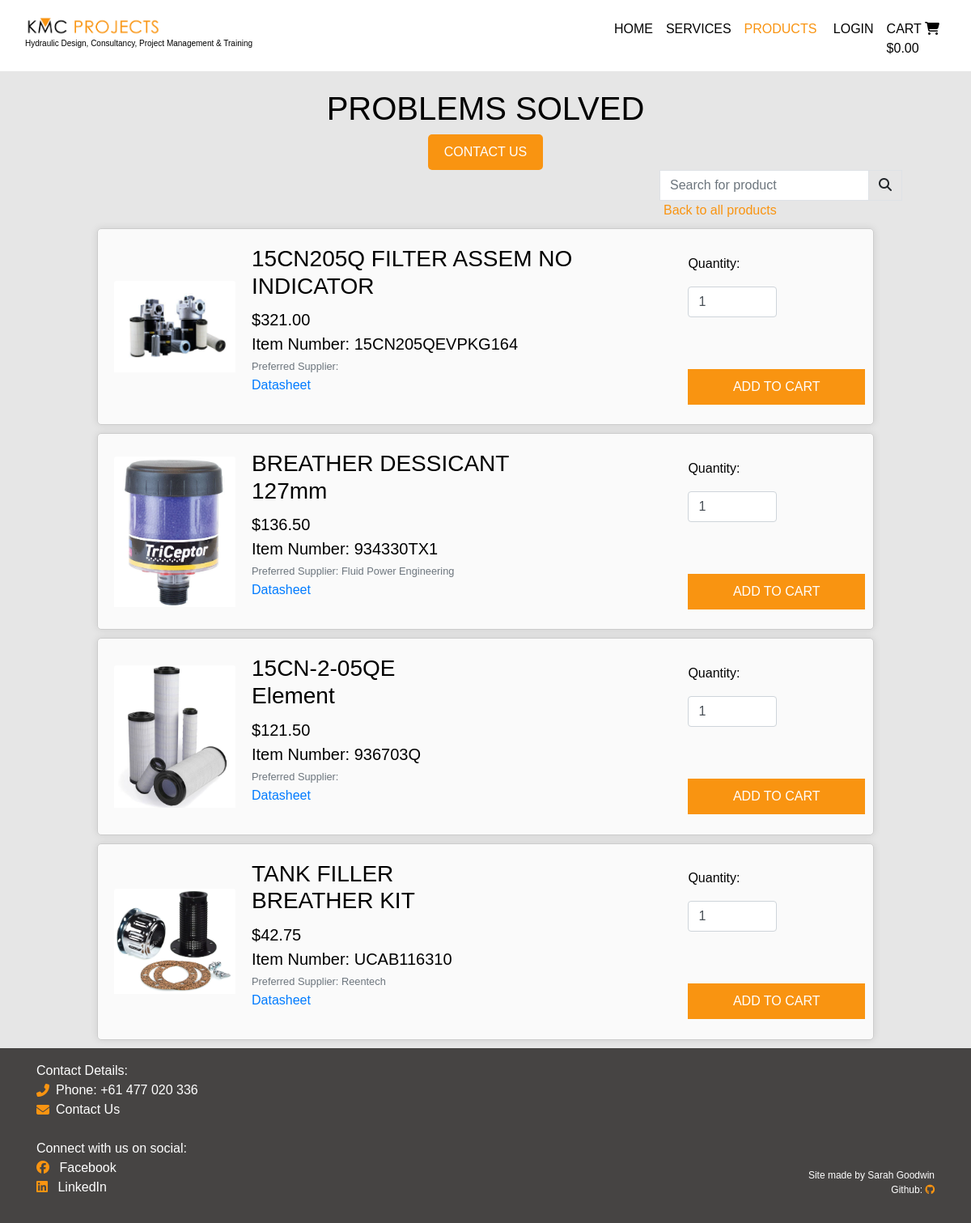
/items/?type=filtration, run on the app's committed database.
### items/models.py (models this page shows, shortened)
class Item(models.Model):
    type = models.ForeignKey('Type', null=True, blank=True, on_delete=models.SET_NULL)
    sku = models.CharField(max_length=254, null=True, blank=True)
    name = models.CharField(max_length=254)
    description = models.TextField()
    price = models.DecimalField(max_digits=6, decimal_places=2)
    preferred_supplier = models.CharField(max_length=254)
    item_number = models.CharField(max_length=254)
    image_url = models.URLField(max_length=1024, null=True, blank=True)
    image = models.ImageField(null=True, blank=True)
    datasheet = models.URLField(max_length=1024, null=True, blank=True)

### items/views.py (the view, shortened to what this page needs)
# urls.py: path('', views.items, name='items'),
def items(request):
    items = Item.objects.all()
    query = None
    type = None
    if request.GET:
        if 'type' in request.GET:
            type = request.GET['type'].split(',')
            items = items.filter(type__name__in=type)
            type = Type.objects.filter(name__in=type)
    context = {
        'items': items,
        'search_term': query,
        'current_type': type,
    }
    return render(request, 'items/items.html', context)

### cart/context.py (called while the page is built, shortened)
def cart_contents(request):
    cart_items = []
    total = 0
    item_count = 0
    cart = request.session.get('cart', {})
    context = {
        'cart_items': cart_items,
        'total': total,
        'item_count': item_count,
    }
    return context

### items/templates/items/items.html (shortened to what this page needs)
{% extends "base.html" %}
{% load static %}
{% block content %}
<div class="content-wrapper">
    <div>
        <h1 class="site-headings">Problems Solved</h1>
        <a href="{% url 'contact' %}" class="contact-button">Contact Us</a>
    </div>
</div>
<div class="container-fluid">
    <div class="row">
        <div class="col-lg-8"></div>
        <div class="col-lg-4 my-auto py-1 py-lg-0 search-items">
            <form method="GET" action="{% url 'items' %}" class="d-flex justify-content-end">
                <div class="input-group">
                    <input class="form-control border border-black rounded-0" type="text" name="q" placeholder="Search for product">
                    <div class="input-group-append">
                        <button class="form-control btn btn-black border border-black rounded-0" type="submit">
                            <span class="icon">
                                <i class="fas fa-search"></i>
                            </span>
                        </button>
                    </div>
                </div>
            </form>
            <a class="back-to-items" href="{% url 'items' %}">Back to all products</a>
        </div>
    </div>
</div>
{% for item in items %}
<div class="item-box">
    <div class="item-list">
        {% if item.image %}
        <a href="">
            <img class="card-img-top img-fluid item-img" src="{{ item.image.url }}" alt="{{ item.name }}">
        </a>
        {% else %}
        <a href="">
            <img class="card-img-top img-fluid" src="" alt="{{ item.name }}">
        </a>
        {% endif %}
        <div class="item-details">
            <h3 class="product-name">{{ item.name }}</h3>
            <p class="lead mb-0">${{ item.price }}</p>
            <p class="lead mb-0">Item Number: {{ item.item_number }}</p>
            <small class="text-muted">Preferred Supplier: {{ item.preferred_supplier }}</small>
            <p>
            <a href="{{ item.datasheet }}" target="_blank">Datasheet</a>
            </p>
        </div>
        <div class="add-to-cart-btn">
            <form class="form" action="{% url 'add_to_cart' item.id %}" method="POST">
                <div class="form-row">
                    <div class="col-12">
                        <p class="mt-3"><strong>Quantity:</strong></p>
                        <div class="form-group w-50">
                            <div class="input-group">
                                <input class="form-control qty_input" type="number" name="quantity" value="1" min="1" max="99" data-item_id="{{ item.id }}" id="id_qty_{{ item.id }}">
                            </div>
                        </div>
                    </div>
                    <div class="col-12">
                        <input type="submit" class="btn btn-black rounded-0 text-uppercase mt-5" value="Add to Cart">
                    </div>
                </div>
            </form>
        </div>
    </div>
</div>
{% endfor %}
{% endblock %}

### static/css/base.css (style rules this page uses)
body { font-family: 'proxima-nova', sans-serif; font-style: normal; font-weight: 100; color: black; background-color: #e6e6e6; }
h1, h2 { text-transform: uppercase; }
.site-headings { margin-top: 10px; }
.content-wrapper { padding-top: 100px; text-align: center; }
.contact-button { display: inline-block; padding: 10px 20px; background-color: #f99411; color: #fff; text-decoration: none; border-radius: 5px; text-transform: uppercase; }
.item-box { position: relative; width: 80vw; background-color: rgba(255, 255, 255, 0.8); border: 1px solid #ccc; padding: 20px; border-radius: 5px; box-shadow: 0 0 10px rgba(0, 0, 0, 0.1); display: flex; flex-wrap: wrap; justify-content: space-between; align-items: center; margin: auto; margin-top: 10px; margin-bottom: 10px; }
.item-list { display: flex; align-items: center; }
.item-img { max-width: 150px; height: auto; }
.item-details { margin-left: 20px; flex-basis: calc(60% - 20px); }
.product-name { margin-bottom: 10px; }
.back-to-items { padding: 5px; color: #f99411; }
form { width: 100%; max-width: 300px; }
input, textarea { width: 100%; padding: 8px; margin-bottom: 10px; border: 1px solid #ccc; border-radius: 4px; box-sizing: border-box; }
input[type="submit"] { width: 100%; background-color: #f99411; color: white; border: none; cursor: pointer; border-radius: 4px; padding: 10px; box-sizing: border-box; }
.add-to-cart-btn { position: absolute; right: 0; margin-right: 10px; flex-basis: calc(40% - 20px); }

### data on the page
Item: image (picture), name "15CN205Q FILTER ASSEM NO INDICATOR", price "321.00", item_number "15CN205QEVPKG164"
Item: image (picture), name "BREATHER DESSICANT 127mm", price "136.50", item_number "934330TX1", preferred_supplier "Fluid Power Engineering"
Item: image (picture), name "15CN-2-05QE Element", price "121.50", item_number "936703Q"
Item: image (picture), name "TANK FILLER BREATHER KIT", price "42.75", item_number "UCAB116310", preferred_supplier "Reentech"
